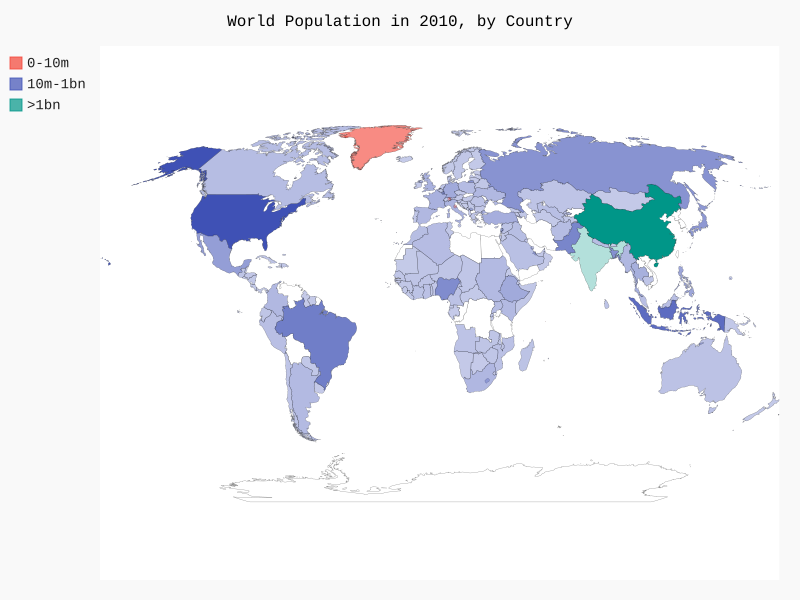

This figure's Python source:
import json
from tkinter.ttk import Style
import pygal_maps_world.maps as pwm
from pygal.style import RotateStyle
from pygal.style import LightColorizedStyle

from country_codes import get_country_code

# Load data into a list.
file_name = 'population_data.json'
with open(file_name) as f:
    pop_data = json.load(f)
    
# Print the 2010 population for each country.
# Build a dictionary of population data
cc_population = {}
for pop_dict in pop_data:
    if pop_dict['Year'] == '2010':
        country_name = pop_dict['Country Name']
        # Convert strings into numerical values
        population = int(float(pop_dict['Value']))
        country_code = get_country_code(country_name)
        if country_code:
            cc_population[country_code] = population
            print(f"{country_code} : {str(population)}")
        else:
            print("Error -" + country_name)
            
# Grouping the countries into 3 population levels
cc_pops_1, cc_pops_2, cc_pops_3 = {}, {}, {}
for cc, pop in cc_population.items():
    if pop < 100000:
        cc_pops_1[cc] = pop
    elif pop < 1000000000:
        cc_pops_2[cc] = pop
    else:
        cc_pops_3[cc] = pop
        
# See how many countries are in each level
print(len(cc_pops_1), len(cc_pops_2), len(cc_pops_3))
            
wm = pwm.World()

# Styling the map
wm_style = RotateStyle('#336699')
wm_style = LightColorizedStyle
wm = pwm.World(Style==wm_style)

# Defining the map attributes
wm.title = 'World Population in 2010, by Country'
wm.add('0-10m', cc_pops_1)
wm.add('10m-1bn', cc_pops_2)
wm.add('>1bn', cc_pops_3)
 
wm.render_to_file('world_population.svg')
    
